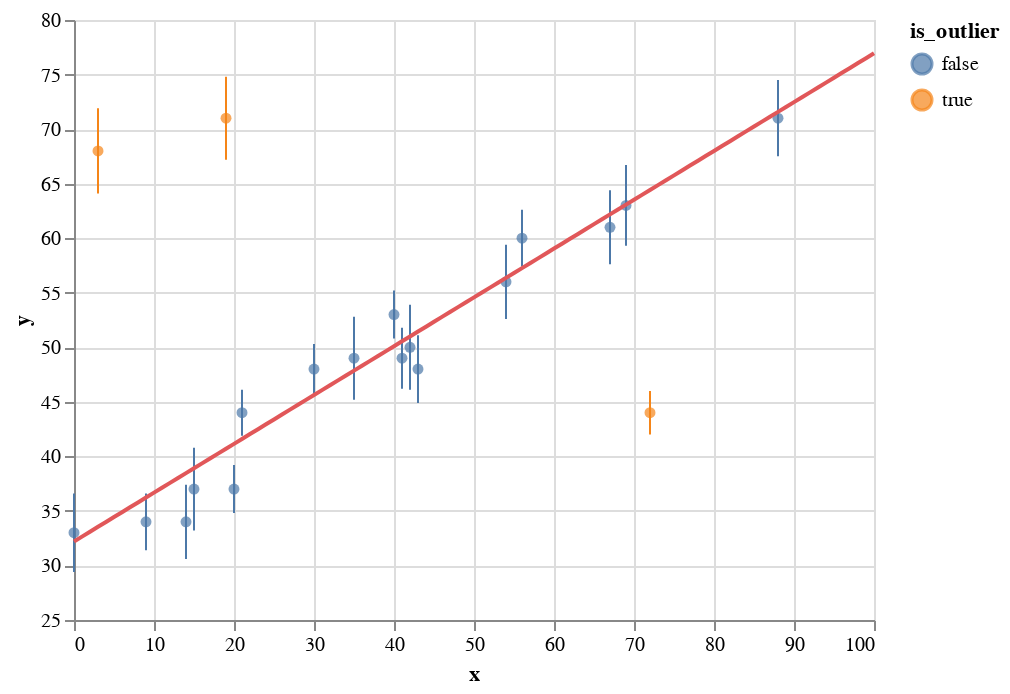

Notebook code cell kept with this figure:
### Code cell
error_bars = (
    altair.Chart()
    .mark_errorbar()
    .encode(
        altair.X("x"), altair.Y("y"), altair.YError("err"), altair.Color("is_outlier")
    )
)
points = (
    altair.Chart()
    .mark_circle()
    .encode(
        altair.X("x"),
        altair.Y("y", scale=altair.Scale(zero=False)),
        altair.Color("is_outlier"),
    )
)
altair.layer(
    points,
    error_bars,
    data=pd.DataFrame({"x": x, "y": y, "err": err, "is_outlier": prob_outlier > 0.5}),
) + (
    altair.Chart(
        pd.DataFrame({"x": np.linspace(0, 100, 101)}).assign(
            y=lambda df: df_params_mean["beta_0"] + df_params_mean["beta_1"] * df["x"]
        )
    )
    .mark_line(color=RED)
    .encode(altair.X("x"), altair.Y("y"))
)

### Figure 1 — Vega-Lite specification as saved in the notebook (floating-point values rounded to 4 significant figures)
{"$schema": "https://vega.github.io/schema/vega-lite/v4.17.0.json", "config": {"view": {"continuousHeight": 300, "continuousWidth": 400}}, "data": {"name": "data-83105f819ff365be090485204d58d24e"}, "datasets": {"data-29aa9eab79c1638592a2889c6e04f20a": [{"x": 0, "y": 32.2}, {"x": 1, "y": 32.65}, {"x": 2, "y": 33.09}, {"x": 3, "y": 33.54}, {"x": 4, "y": 33.99}, {"x": 5, "y": 34.44}, {"x": 6, "y": 34.88}, {"x": 7, "y": 35.33}, {"x": 8, "y": 35.78}, {"x": 9, "y": 36.23}, {"x": 10, "y": 36.67}, {"x": 11, "y": 37.12}, {"x": 12, "y": 37.57}, {"x": 13, "y": 38.02}, {"x": 14, "y": 38.46}, {"x": 15, "y": 38.91}, {"x": 16, "y": 39.36}, {"x": 17, "y": 39.81}, {"x": 18, "y": 40.25}, {"x": 19, "y": 40.7}, {"x": 20, "y": 41.15}, {"x": 21, "y": 41.6}, {"x": 22, "y": 42.04}, {"x": 23, "y": 42.49}, {"x": 24, "y": 42.94}, {"x": 25, "y": 43.39}, {"x": 26, "y": 43.83}, {"x": 27, "y": 44.28}, {"x": 28, "y": 44.73}, {"x": 29, "y": 45.18}, {"x": 30, "y": 45.62}, {"x": 31, "y": 46.07}, {"x": 32, "y": 46.52}, {"x": 33, "y": 46.97}, {"x": 34, "y": 47.41}, {"x": 35, "y": 47.86}, {"x": 36, "y": 48.31}, {"x": 37, "y": 48.76}, {"x": 38, "y": 49.2}, {"x": 39, "y": 49.65}, {"x": 40, "y": 50.1}, {"x": 41, "y": 50.55}, {"x": 42, "y": 50.99}, {"x": 43, "y": 51.44}, {"x": 44, "y": 51.89}, {"x": 45, "y": 52.34}, {"x": 46, "y": 52.78}, {"x": 47, "y": 53.23}, {"x": 48, "y": 53.68}, {"x": 49, "y": 54.13}, {"x": 50, "y": 54.57}, {"x": 51, "y": 55.02}, {"x": 52, "y": 55.47}, {"x": 53, "y": 55.92}, {"x": 54, "y": 56.36}, {"x": 55, "y": 56.81}, {"x": 56, "y": 57.26}, {"x": 57, "y": 57.71}, {"x": 58, "y": 58.15}, {"x": 59, "y": 58.6}, {"x": 60, "y": 59.05}, {"x": 61, "y": 59.5}, {"x": 62, "y": 59.94}, {"x": 63, "y": 60.39}, {"x": 64, "y": 60.84}, {"x": 65, "y": 61.29}, {"x": 66, "y": 61.73}, {"x": 67, "y": 62.18}, {"x": 68, "y": 62.63}, {"x": 69, "y": 63.08}, {"x": 70, "y": 63.52}, {"x": 71, "y": 63.97}, {"x": 72, "y": 64.42}, {"x": 73, "y": 64.87}, {"x": 74, "y": 65.31}, {"x": 75, "y": 65.76}, {"x": 76, "y": 66.21}, {"x": 77, "y": 66.66}, {"x": 78, "y": 67.1}, {"x": 79, "y": 67.55}, {"x": 80, "y": 68.0}, {"x": 81, "y": 68.45}, {"x": 82, "y": 68.89}, {"x": 83, "y": 69.34}, {"x": 84, "y": 69.79}, {"x": 85, "y": 70.24}, {"x": 86, "y": 70.68}, {"x": 87, "y": 71.13}, {"x": 88, "y": 71.58}, {"x": 89, "y": 72.03}, {"x": 90, "y": 72.47}, {"x": 91, "y": 72.92}, {"x": 92, "y": 73.37}, {"x": 93, "y": 73.82}, {"x": 94, "y": 74.26}, {"x": 95, "y": 74.71}, {"x": 96, "y": 75.16}, {"x": 97, "y": 75.6}, {"x": 98, "y": 76.05}, {"x": 99, "y": 76.5}, {"x": 100, "y": 76.95}], "data-83105f819ff365be090485204d58d24e": [{"err": 3.6, "is_outlier": false, "x": 0, "y": 33}, {"err": 3.9, "is_outlier": true, "x": 3, "y": 68}, {"err": 2.6, "is_outlier": false, "x": 9, "y": 34}, {"err": 3.4, "is_outlier": false, "x": 14, "y": 34}, {"err": 3.8, "is_outlier": false, "x": 15, "y": 37}, {"err": 3.8, "is_outlier": true, "x": 19, "y": 71}, {"err": 2.2, "is_outlier": false, "x": 20, "y": 37}, {"err": 2.1, "is_outlier": false, "x": 21, "y": 44}, {"err": 2.3, "is_outlier": false, "x": 30, "y": 48}, {"err": 3.8, "is_outlier": false, "x": 35, "y": 49}, {"err": 2.2, "is_outlier": false, "x": 40, "y": 53}, {"err": 2.8, "is_outlier": false, "x": 41, "y": 49}, {"err": 3.9, "is_outlier": false, "x": 42, "y": 50}, {"err": 3.1, "is_outlier": false, "x": 43, "y": 48}, {"err": 3.4, "is_outlier": false, "x": 54, "y": 56}, {"err": 2.6, "is_outlier": false, "x": 56, "y": 60}, {"err": 3.4, "is_outlier": false, "x": 67, "y": 61}, {"err": 3.7, "is_outlier": false, "x": 69, "y": 63}, {"err": 2, "is_outlier": true, "x": 72, "y": 44}, {"err": 3.5, "is_outlier": false, "x": 88, "y": 71}]}, "layer": [{"encoding": {"color": {"field": "is_outlier", "type": "nominal"}, "x": {"field": "x", "type": "quantitative"}, "y": {"field": "y", "scale": {"zero": false}, "type": "quantitative"}}, "mark": "circle"}, {"encoding": {"color": {"field": "is_outlier", "type": "nominal"}, "x": {"field": "x", "type": "quantitative"}, "y": {"field": "y", "type": "quantitative"}, "yError": {"field": "err"}}, "mark": "errorbar"}, {"data": {"name": "data-29aa9eab79c1638592a2889c6e04f20a"}, "encoding": {"x": {"field": "x", "type": "quantitative"}, "y": {"field": "y", "type": "quantitative"}}, "mark": {"color": "#e15759", "type": "line"}}]}
